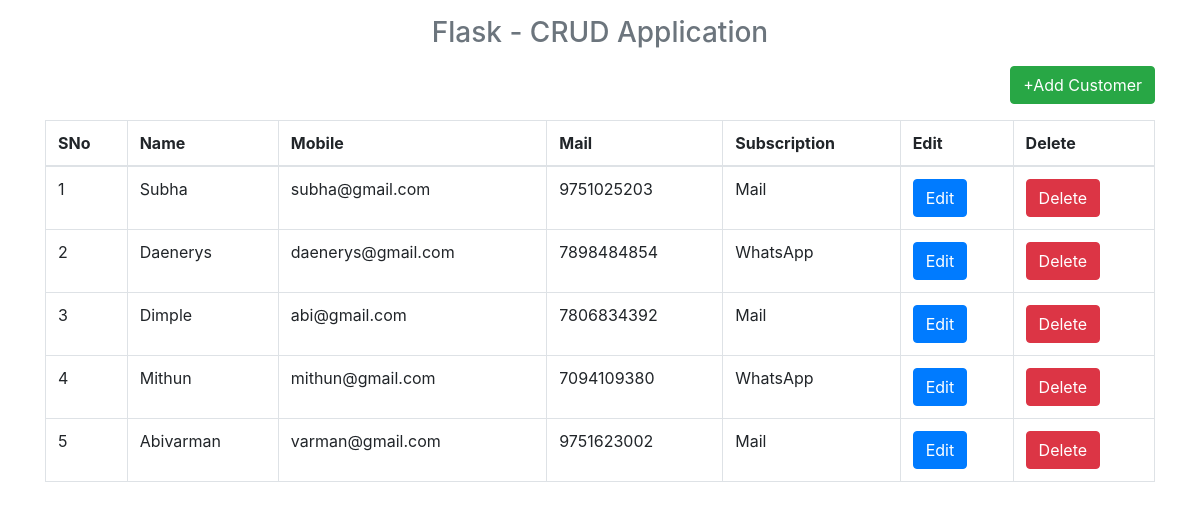
/index, run on the app's committed database.
### tables this page shows
CREATE TABLE "customers" (
	"ID"	INTEGER PRIMARY KEY AUTOINCREMENT,
	"NAME"	TEXT,
	"MOBILE" TEXT UNIQUE,
    "MAIL" TEXT UNIQUE,
    "SUBSCRIPTION" TEXT
);

### Web Application using Flask and Python/app.py (the view)
@app.route("/")
@app.route("/index")
def index():
    con=sql.connect("database.db")
    con.row_factory=sql.Row
    cur=con.cursor()
    cur.execute("select * from customers")
    data=cur.fetchall()
    return render_template("index.html",datas=data)

### Web Application using Flask and Python/templates/index.html
{% extends 'base.html' %}
{% block body %}
  <h3 class='text-center text-muted mb-3'>Flask - CRUD Application</h3>
  <p class='text-right'><a href='{{url_for("add_user")}}' class='btn btn-success '>+Add Customer</a></p>
  <table class='table table-bordered'>
    <thead>
      <th>SNo</th>
      <th>Name</th>
      <th>Mobile</th>
      <th>Mail</th>
      <th>Subscription</th>
      <th>Edit</th>
      <th>Delete</th>
    </thead>
    <tbody>
      {% for row in datas %}
        <tr>
          <td>{{loop.index}}</td>
          <td>{{row.NAME}}</td>
          <td>{{row.MOBILE}}</td>
          <td>{{row.MAIL}}</td>
          <td>{{row.SUBSCRIPTION}}</td>
          <td><a href='{{url_for("edit_user",uid=row.ID)}}' class='btn btn-primary'>Edit</a></td>
          <td><a href='{{url_for("delete_user",uid=row.ID)}}' class='btn btn-danger' onclick='return confirm("Are You Sure")'>Delete</a></td>
        </tr>
      {%endfor%}
    </tbody>
  </table>
{% endblock %}

### Web Application using Flask and Python/templates/base.html (shortened to what this page needs)
<html>
  <head>
    <link rel="stylesheet" href="https://maxcdn.bootstrapcdn.com/bootstrap/4.0.0/css/bootstrap.min.css">
  </head>
  <body>
    <div class='container pt-3'>
      {% block body %}
      {% endblock %}
    </div>
  </body>
</html>

### data on the page
customers: NAME "Subha", MOBILE "subha@gmail.com", MAIL "9751025203", SUBSCRIPTION "Mail"
customers: NAME "Daenerys", MOBILE "daenerys@gmail.com", MAIL "7898484854", SUBSCRIPTION "WhatsApp"
customers: NAME "Dimple", MOBILE "abi@gmail.com", MAIL "7806834392", SUBSCRIPTION "Mail"
customers: NAME "Mithun", MOBILE "mithun@gmail.com", MAIL "7094109380", SUBSCRIPTION "WhatsApp"
customers: NAME "Abivarman", MOBILE "varman@gmail.com", MAIL "9751623002", SUBSCRIPTION "Mail"
